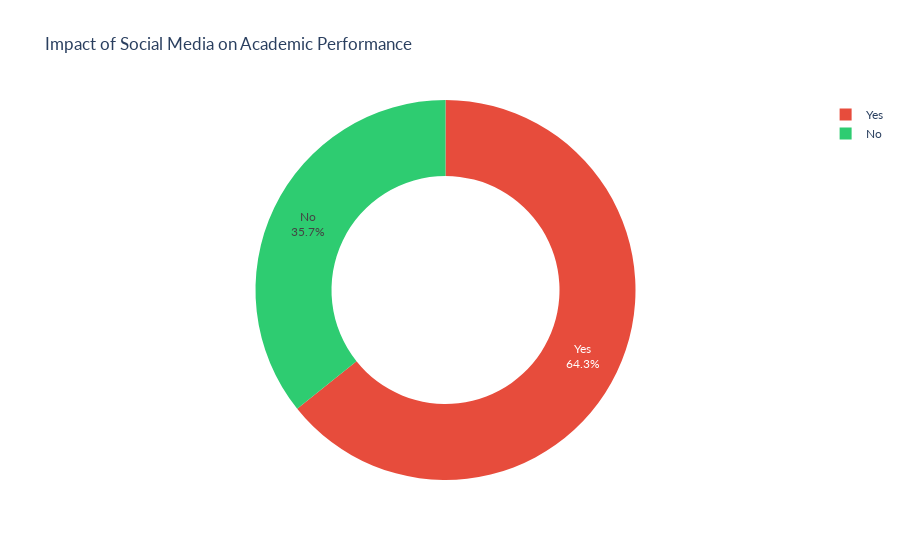

Notebook code for this chart:
### Markdown cell above
## 7. Affects Academic Performance
This is where perception meets performance. Students were asked a simple yet loaded question:  
**“Do you think social media affects your academic performance?”**

Now, they’re not handing over GPAs here- just gut feelings. But gut feelings matter.

This variable gives us a candid glimpse into self-awareness, potential tech regret, and whether students feel in control- or at the mercy- of their devices.

Let’s break it down and see how many believe their grades are scrolling with them.

### Code cell
# Value counts
performance_counts = (
    student_df['affects_academic_performance']
    .value_counts()
    .reset_index()
    .rename(columns = {'index': 'Response', 'affects_academic_performance': 'Count'})
)

print("Affects Academic Performance:")
print(performance_counts)

# Donut Chart
fig = px.pie(
    performance_counts,
    names = 'Response',
    values = 'Count',
    title = 'Impact of Social Media on Academic Performance',
    hole = 0.6,  # makes pie chart into a donut
    color = 'Response',
    color_discrete_map = {
        'Yes': '#E74C3C',
        'No': '#2ECC71'
    }
)

fig.update_traces(textinfo = 'percent+label')

fig.update_layout(
    font = dict(family = 'Lato, sans-serif'),
    showlegend = True
)

fig.show()

### Figure 1 — Plotly figure (JSON) as saved in the notebook; plotly's stock layout.template omitted (floating-point values rounded to 4 significant figures)
{"data": [{"customdata": [["Yes"], ["No"]], "domain": {"x": [0, 1], "y": [0, 1]}, "hole": 0.6, "hovertemplate": "Response=%{customdata[0]}<br>Count=%{value}<extra></extra>", "labels": ["Yes", "No"], "legendgroup": "", "marker": {"colors": ["#E74C3C", "#2ECC71"]}, "name": "", "showlegend": true, "textinfo": "percent+label", "type": "pie", "values": [453, 252]}], "layout": {"font": {"family": "Lato, sans-serif"}, "legend": {"tracegroupgap": 0}, "showlegend": true, "title": {"text": "Impact of Social Media on Academic Performance"}}}
